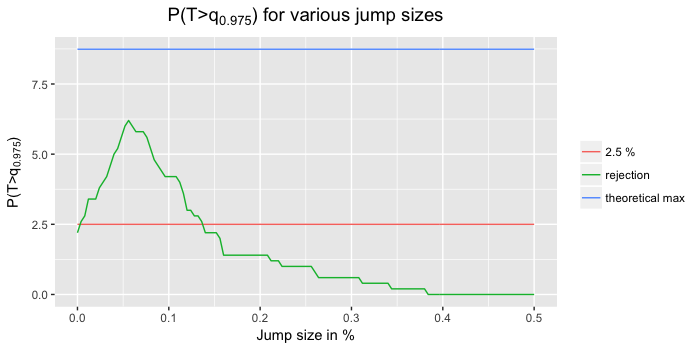

R code for this plot:
setwd(Sys.getenv("masters-thesis"))
library(latex2exp)
source("Module/table1functions.R")
source("Simulation/add_all.R")
source("Estimation/estimates_reloaded.R")


####### ESTIMATION PARAMETERS
heston_params <- sim.setup(omega = 0)
h_mu <- 5/(52*7*24*60)
threshold <- qnorm(0.975)
K2 <- 0.5

#Burn a single mu in:
n <- heston_params$Nsteps
t.index <- ceiling((n+1)/2)

# BURST SETTINGS (a = 0, 0.55, 0.65, 0.75 | b = 0.0, 0.1, 0.2, 0.3, 0.4), c_1 and c_2 from Batman
alpha <- 0.55

percentage_list <- seq(0,1, by = 0.004)
c_1_list <- -(1-alpha)*0.01*percentage_list/(10/(60*24*7*52))^(1-alpha) #-c_1 creates positive jump (bad coded)

#Get burst settings as a list (uses sim.burstsetting for standardization)
burstsettings <- list(length(c_1_list))
for (c_1 in 1:length(c_1_list)) {
  #beta_index <- 1
  burstsettings[[c_1]] <- sim.burstsetting(jump = T,
                                           alpha = alpha,
                                           c_1 = c_1_list[c_1],
                                           beta = 0,
                                           c_2 = 0)
}

#Evt. reverse
#### LOOP BECAUSE OF LACK OF MEMORY
Npaths <- 1000 #Takes approx. a second per path (because it has to estimate T for 35 processes w. 3 different bandwidths)
n_loops <- ceiling(Npaths/50) #After 50 it just scales linearly if not slower
output_list <- list()
set.seed(100)
N <- ceiling(Npaths/n_loops)
temp <- matrix(nrow = n_loops,ncol = length(burstsettings))

p0 <- Sys.time()
for (memory in 1:n_loops) {
    #memory <- 1
  
    ### Keep track
    print(paste("Loop",memory, "out of ",n_loops))
    print(paste("Expected time left:", round(Npaths-(memory-1)*Npaths/n_loops,0),"seconds")) #One second per path
    
    ### SIMULATE ALL PATHS
    heston_params$Npath <- N
    Heston <- sim.heston(heston_params)
    
    all_simulations <- sim.add_all(Heston = Heston, burst_args = burstsettings)
    
    for (process in 1:length(all_simulations)) {
      #process <- 1
      print(process)
      
      #Calculate dy
      all_simulations[[process]]$Y <- t(diff(t(as.matrix(all_simulations[[process]]$Y))))
      #h <- all_simulations[[process]]$Y
      #Calculate T
      mu_hat <- est.mu.mat.2.0(data = all_simulations[[process]], hd = h_mu)$mu[,t.index]
      sigma2_hat <- est.sigma.raw.mat.2.0(data = all_simulations[[process]], hv = h_mu)$sig[,t.index]
      T_hat <- sqrt(h_mu/K2) * mu_hat/ sqrt(sigma2_hat)

        
      #Save percentage rejection in list
      temp[memory,process] <- mean(T_hat > threshold)
      }
}
print(Sys.time()-p0)

### Take mean accross memories (assuming same number of paths in every memory loop)
results_mean <- apply(na.omit(temp),2,mean)*100 #na.omit because i stop it before it is finished

#plot
normal_distribution <- 2.5
max_rejection <- (1-pnorm(sqrt(q^2-c^2)))*100

#plot1
x <- rep(percentage_list,3)

y_list <- c(results_mean,
            rep(normal_distribution,length(c_1_list)),
            rep(max_rejection,length(c_1_list)))

names <- c(rep('rejection',length(results_mean)),
           rep('2.5 %',length(results_mean)),
           rep('theoretical max', length(results_mean)))


plot_df <- data.frame(do.call('cbind',list(x,y_list,names)))


ggplot(plot_df,aes(x,y_list, color = names)) +
  geom_line() +
  xlab("Jump size in %") +
  ylab(TeX('$ P(T > q_{0.975})$')) +
  ggtitle(TeX('$ P(T > q_{0.975})$ for various jump sizes')) +
  theme(plot.title = element_text(hjust = 0.5, size = 14)) +
  theme(legend.title = element_blank())

#save(plot_df, file="Figures2/Saved_data_for_plots/04_extra_diff_jumps.Rda")



#plot1
perc_list <- percentage_list[1:round((length(percentage_list)+1)/2,0)] 

x <- rep(perc_list,3)

y_list <- c(results_mean[1:length(perc_list)],
            rep(normal_distribution,length(perc_list)),
            rep(max_rejection,length(perc_list)))

names <- c(rep('rejection',length(perc_list)),
           rep('2.5 %',length(perc_list)),
           rep('theoretical max', length(perc_list)))


plot_df <- data.frame(do.call('cbind',list(x,y_list,names)))


ggplot(plot_df,aes(x,y_list, color = names)) +
  geom_line() +
  xlab("Jump size in %") +
  ylab(TeX('$ P(T > q_{0.975})$')) +
  ggtitle(TeX('$ P(T > q_{0.975})$ for various jump sizes')) +
  theme(plot.title = element_text(hjust = 0.5, size = 14)) +
  theme(legend.title = element_blank())
